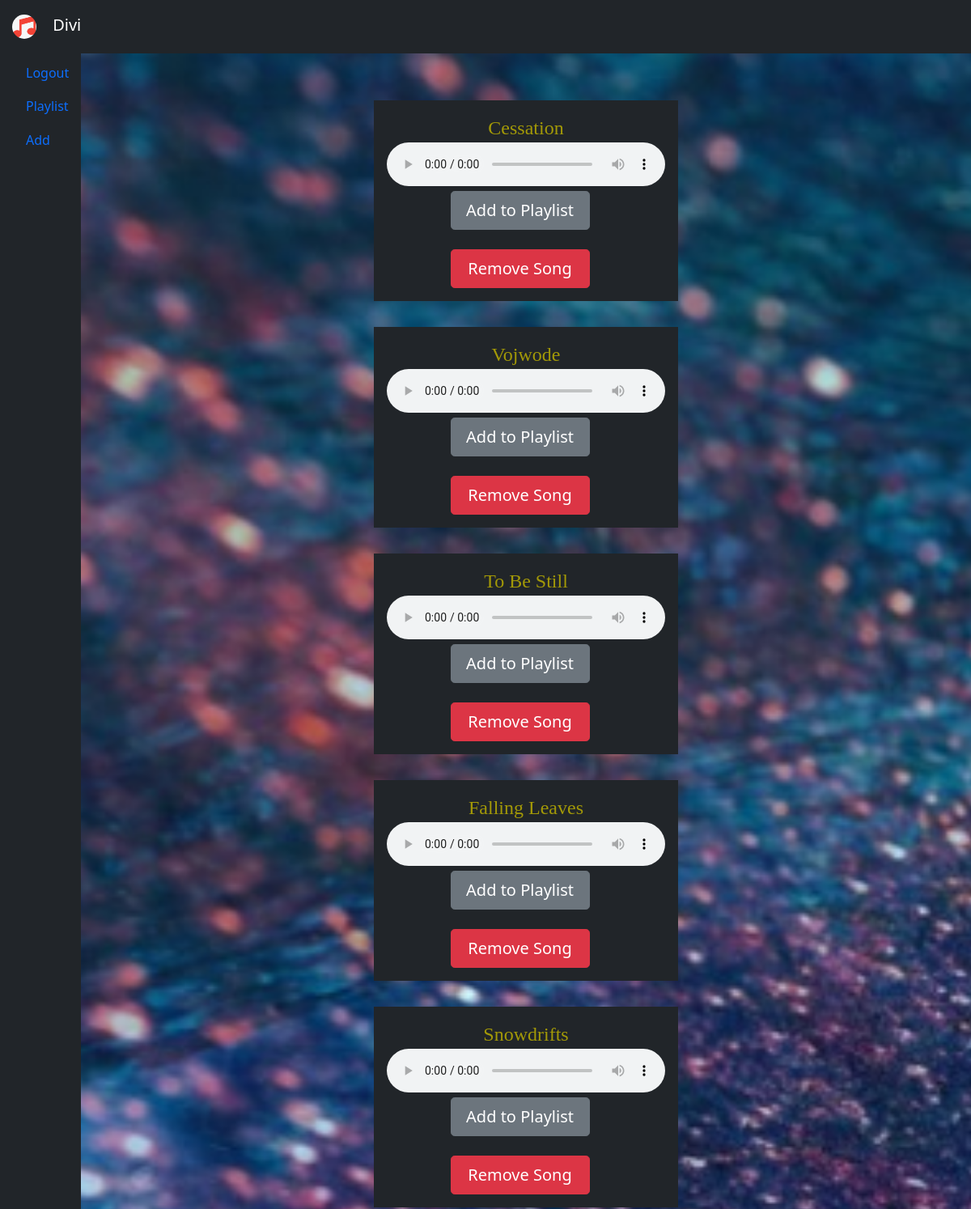
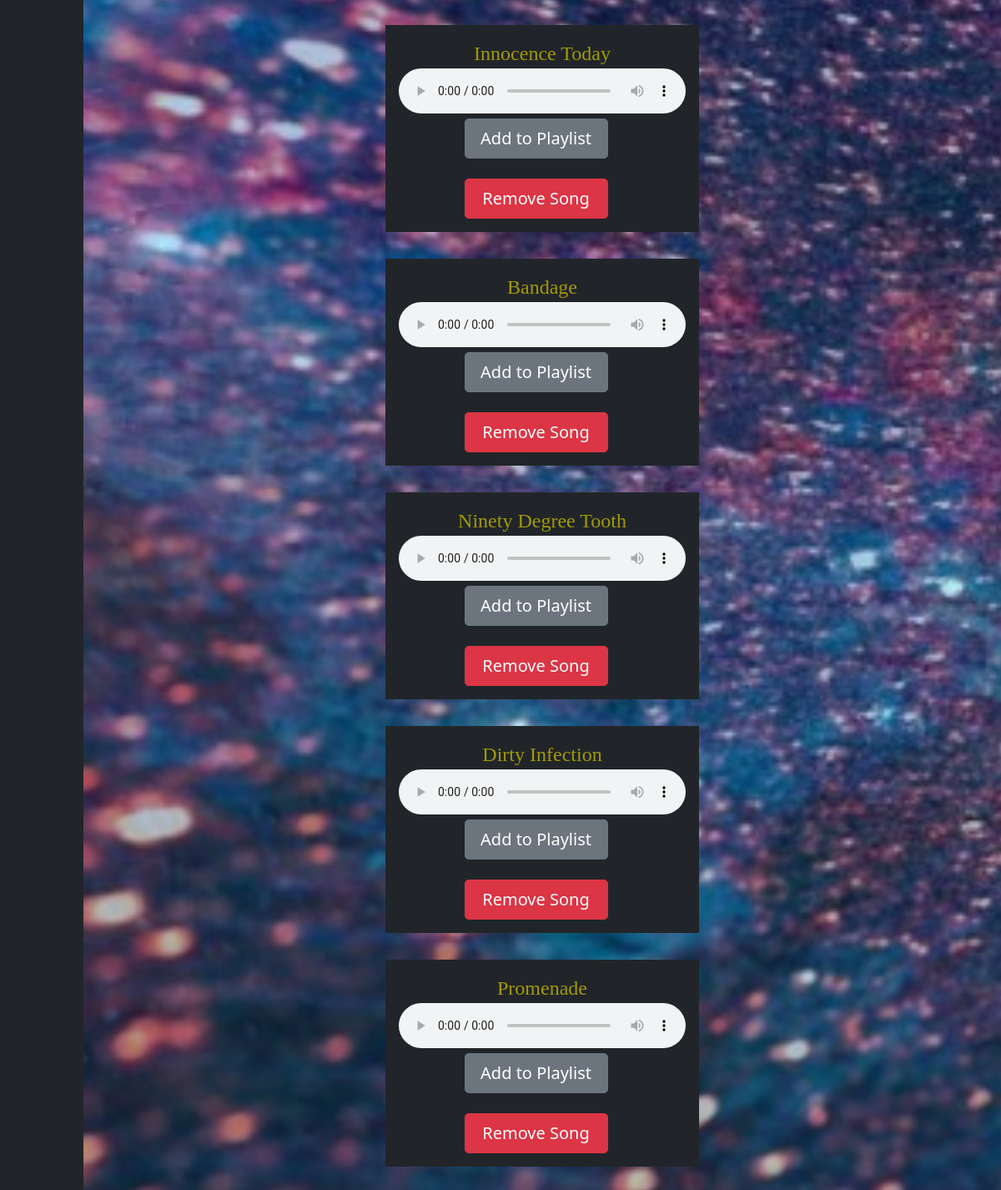
Page /home/2 on the committed database (2 pictures, top to bottom).
### app.py (models this page shows)
class User(db.Model):
    id = db.Column(db.Integer, primary_key = True)
    username = db.Column(db.String(10), nullable = False)
    password = db.Column(db.String(10), nullable = False)
    playlists = db.relationship('Playlist', backref='user')

class Song(db.Model):
    id = db.Column(db.Integer, primary_key = True)
    song_name = db.Column(db.String(50), nullable = False)
    file_path = db.Column(db.String(100), nullable = False)
    artist_id = db.Column(db.Integer, db.ForeignKey('artist.id'))
    album_id = db.Column(db.Integer, db.ForeignKey('album.id'))
    playlists = db.relationship('Playlist', backref='song')
    genres = db.relationship('Genre', secondary=genre_types, backref=db.backref('songs', lazy='dynamic'))

### app.py (the view)
@app.route('/home/<int:id>')
def home(id):
    songs = Song.query.all()
    user = User.query.get_or_404(id)
    return render_template('home.html', songs = songs, user = user)

### templates/home.html (shortened to what this page needs)
{% extends 'base.html' %}
{% block body %}
    <div class="header fixed-top">
        <nav class="navbar navbar-fixed-top navbar-dark bg-dark">
            <a class="navbar-brand">
                <img src="{{url_for('static',filename='images/music_note.png')}}" width=30px height=30px>
               {{user.username}}
            </a>
        </nav>
    </div>
    <div class="container-fluid">
            <div class="row flex-nowrap">
        <div class="col-auto col-md-2 col-xl-1 col-2 bg-dark">
            <div class="d-flex flex-column align-items-center align-items-sm-start px-3 pt-2 text-white min-vh-100">
                <ul class="nav nav-pills flex-column mb-sm-auto align-middle align-items-sm-start" id="menu">
                    <li class="nav-item">
                        <a href="/" class="nav-link align-middle px-0">
                             <span class="ms-1 d-none d-sm-inline align-middle">Logout</span>
                        </a>
                    </li>
                    <li>
                        <a href="/playlist/{{user.id}}" data-bs-toggle="collapse" class="nav-link  align-middle px-0">
                        <span class="ms-1 d-none d-sm-inline align-middle">Playlist</span> </a>
                    </li>
                    <li>
                        <a href="/upload" data-bs-toggle="collapse" class="nav-link  align-middle px-0">
                        <span class="ms-1 d-none d-sm-inline align-middle">Add</span> </a>
                    </li>
                </ul>
            </div>
        </div>
        <div class="col-auto col-md-4 container margin">
                {% for song in songs %}
                <div class="p-3 mb-2 bg-dark text-dark">
                    <a class="songs" href="/details/{{song.id}}">{{ song.song_name }}</a>
                    <audio controls="controls" src="{{ song.file_path }}"></audio>
                    <form action="/playlist/{{user.id}}" method="POST">
                        <button class="w-50 btn btn-lg btn-secondary" type="submit">Add to Playlist</button>
                    </form>
                    <br>
                    <form action = "/deleteSong" method = "POST">
                        <button class="w-50 btn btn-lg btn-danger" type="submit">Remove Song</button>
                    </form>
                </div>
                <br>
                {% endfor %}
            </div>
        </div>
    </div>
{% endblock %}

### static/css/main.css (style rules this page uses)
body { align-items: center; background-image: url('/static/images/back.jpeg'); background-repeat: none; display:fill; width:100%; height:100%; background-size: cover; }
img { border-radius:15px; }
.header { z-index: 10; width:100%; height:60px; background-color:#282C35; }
img { margin:5px 15px; }
a { color:rgb(22, 35, 110); }
.row { margin-top:60px; }
audio { width:100%; }
button { margin-right:15px; }
.margin { margin-top: 64px; }
.songs { color:rgb(163, 153, 7); font-family: fantasy; font-size: 24px; text-decoration: none; }

### rows in the picture
User: username "Divi"
Song: song_name "Cessation"
Song: song_name "Vojwode"
Song: song_name "To Be Still"
Song: song_name "Falling Leaves"
Song: song_name "Snowdrifts"
Song: song_name "Innocence Today"
Song: song_name "Bandage"
Song: song_name "Ninety Degree Tooth"
Song: song_name "Dirty Infection"
Song: song_name "Promenade"
